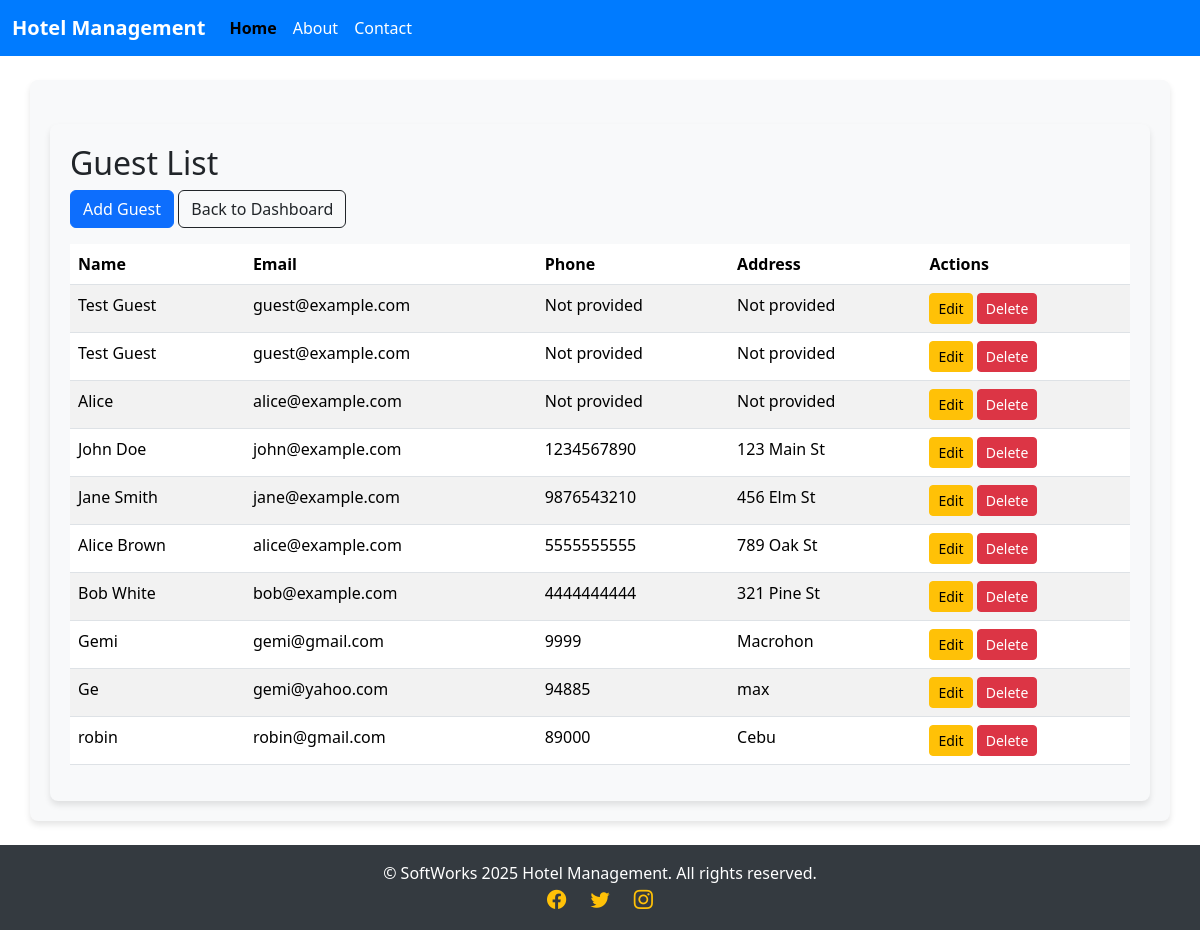
Before: /guests/ (signed in) with the older database file.
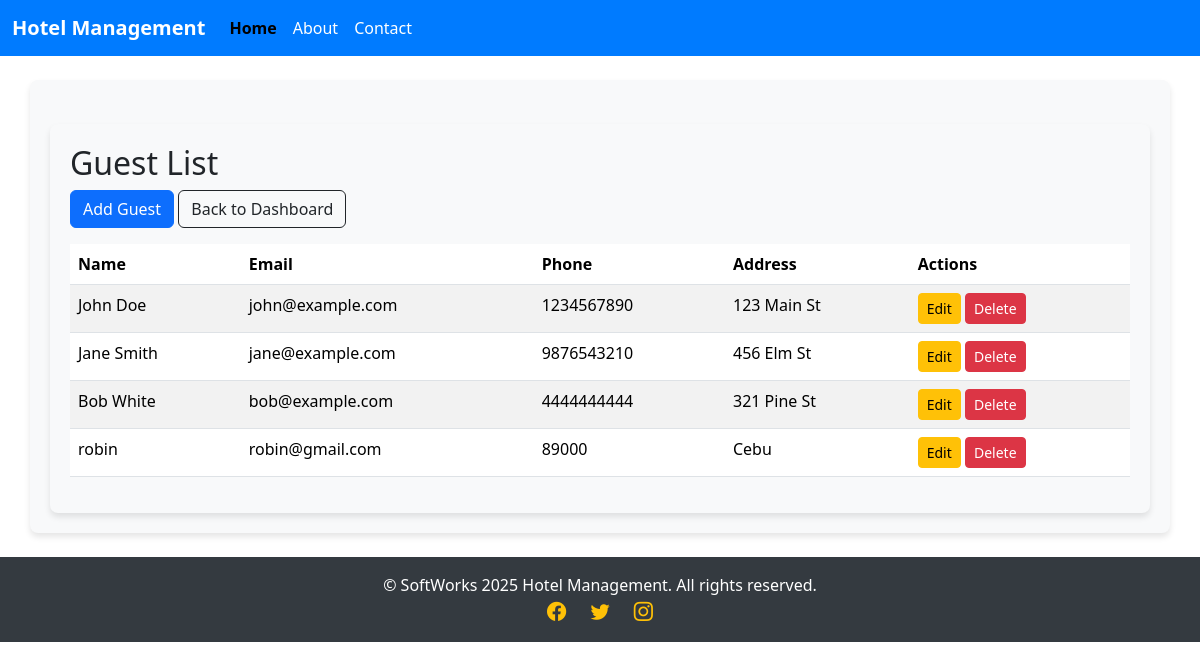
After: the same page with the newer database file.
### hotel/models.py (models this page shows, shortened)
class Guest(models.Model):
    name = models.CharField(max_length=100)
    email = models.EmailField()
    phone = models.CharField(max_length=20, blank=True, null=True)  # Allow blank for optional phone
    address = models.TextField(blank=True, null=True)  # Allow blank for optional address
    date_of_birth = models.DateField(blank=True, null=True)  # Optional date of birth
    notes = models.TextField(blank=True, null=True)  # Optional notes about the guest

### hotel/views.py (the view)
# urls.py: path('guests/', views.guest_list, name='guest_list'),
@login_required
def guest_list(request):
    guests = Guest.objects.all()
    return render(request, 'hotel/guest_list.html', {'guests': guests})

### hotel/templates/hotel/guest_list.html (shortened to what this page needs)
{% extends 'hotel/base.html' %}
{% block content %}
<div class="container mt-4">
    <h2>Guest List</h2>
    <a href="{% url 'guest_create' %}" class="btn btn-primary mb-3">Add Guest</a>
    <a href="{% url 'dashboard' %}" class="btn btn-outline-dark mb-3">Back to Dashboard</a>
    <table class="table table-striped">
        <thead>
            <tr>
                <th>Name</th>
                <th>Email</th>
                <th>Phone</th>
                <th>Address</th>
                <th>Actions</th>
            </tr>
        </thead>
        <tbody>
            {% for guest in guests %}
            <tr>
                <td>{{ guest.name }}</td>
                <td>{{ guest.email }}</td>
                <td>{{ guest.phone|default:"Not provided" }}</td>
                <td>{{ guest.address|default:"Not provided" }}</td>
                <td>
                    <a href="{% url 'guest_edit' guest.id %}" class="btn btn-sm btn-warning">Edit</a>
                    <form method="post" action="{% url 'guest_delete' guest.id %}" style="display:inline;">
                        <button type="submit" class="btn btn-sm btn-danger" onclick="return confirm('Are you sure you want to delete this guest?');">Delete</button>
                    </form>
                </td>
            </tr>
            {% empty %}
            <tr>
                <td colspan="5" class="text-center">No guests found.</td>
            </tr>
            {% endfor %}
        </tbody>
    </table>
</div>
{% endblock %}

Changed rows visible on the page:
removed Guest: name "Test Guest", email "guest@example.com", phone "Not provided", address "Not provided"
removed Guest: name "Test Guest", email "guest@example.com", phone "Not provided", address "Not provided"
removed Guest: name "Alice", email "alice@example.com", phone "Not provided", address "Not provided"
removed Guest: name "Alice Brown", email "alice@example.com", phone "5555555555", address "789 Oak St"
removed Guest: name "Gemi", email "gemi@gmail.com", phone "9999", address "Macrohon"
removed Guest: name "Ge", email "gemi@yahoo.com", phone "94885", address "max"
